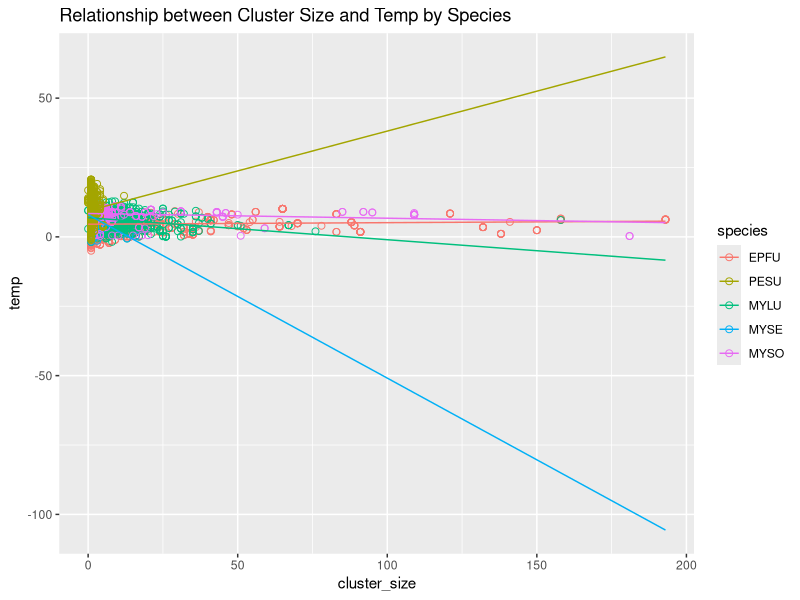

R code for this plot:
# Does the relationship between cluster size and temperature differ by species?
library(ggplot2)

batdat <- read.csv("us_bat_temps.csv")
bat_new <- na.omit(batdat)
#View(batdat)

library(tidyverse)
bat_new = bat_new %>%
  drop_na(cluster_size)%>%
  drop_na(species)%>%
  drop_na(temp) %>%
  filter(species!="LANO")%>% #clean to remove these!!!
  filter(species!="MYAU" )%>%
  filter(species!="SUBSTRATE") %>%
  filter(species!="MYLE") 

g1 <- glm(temp ~ cluster_size * species, data = bat_new, family = gaussian, na.action = na.exclude)
summary(g1) 
#IRL, better to not call family gaussian for a glm but i didn't tell you that so okay


bat_order <- bat_new[order(bat_new$species, bat_new$cluster_size), ]
#better to give this a reduced dataset because SO big
newdat = with(bat_new, 
              expand.grid(
              cluster_size = unique(cluster_size),
              species = unique(species)
              )
)
#hmm doesn't like that because some species are NA - should just remove those
newdat$yhat = predict(g1,newdata = newdat, type="response")
#bat_new$yhat = predict(g1,bat_order, type="response")
head(bat_new$yhat)


#geom_line(data=batdat, aes(x=cluster_size,y=temp,col = species))
plot1 <- ggplot(bat_order,aes(x= cluster_size,y= temp,color=species))+
  geom_point(size=2,shape =1) + 
  geom_line(data = newdat, aes(x = cluster_size, y=yhat, group = species)) + 
  labs(title = "Relationship between Cluster Size and Temp by Species")
plot1
#it would be better to log cluster size so you can see this relationship

# The generalized linear model appears to display that there is a prominent effect of cluster size on temperature according to species. 
# (beta = 0.0056, p = 0.031). This indicates that the temperature could increase as the cluster size does as well. It is also reaffirmed that 
# there is a difference between temperature varied by each species. Since some estimates are in the positive range while others are all the way 
# in the negative. The relationship between cluster size and temperature was significant for several species as seen in the summary of 
# the glm as many has a significance code value of 3 asterisks. However, due to the difference of estimates across different species, 
# the results suggest that the interaction between temperature and cluster size is heavily varied.
